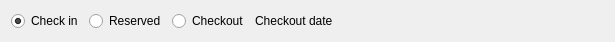
<?xml version="1.0" encoding="UTF-8"?>
<ui version="4.0">
 <class>FReservaionRemarks</class>
 <widget class="QWidget" name="FReservaionRemarks">
  <property name="geometry">
   <rect>
    <x>0</x>
    <y>0</y>
    <width>615</width>
    <height>38</height>
   </rect>
  </property>
  <property name="windowTitle">
   <string>Form</string>
  </property>
  <layout class="QHBoxLayout" name="horizontalLayout">
   <item>
    <widget class="QRadioButton" name="rbCheckin">
     <property name="text">
      <string>Check in</string>
     </property>
     <property name="checked">
      <bool>true</bool>
     </property>
    </widget>
   </item>
   <item>
    <widget class="QRadioButton" name="rbReserve">
     <property name="text">
      <string>Reserved</string>
     </property>
    </widget>
   </item>
   <item>
    <widget class="QRadioButton" name="rbCheckout">
     <property name="text">
      <string>Checkout</string>
     </property>
    </widget>
   </item>
   <item>
    <widget class="QLabel" name="label">
     <property name="text">
      <string>Checkout date</string>
     </property>
    </widget>
   </item>
   <item>
    <widget class="WDate2" name="wd" native="true"/>
   </item>
   <item>
    <spacer name="horizontalSpacer">
     <property name="orientation">
      <enum>Qt::Horizontal</enum>
     </property>
     <property name="sizeHint" stdset="0">
      <size>
       <width>40</width>
       <height>20</height>
      </size>
     </property>
    </spacer>
   </item>
  </layout>
 </widget>
 <customwidgets>
  <customwidget>
   <class>WDate2</class>
   <extends>QWidget</extends>
   <header location="global">wdate2.h</header>
   <container>1</container>
  </customwidget>
 </customwidgets>
 <resources/>
 <connections/>
</ui>
